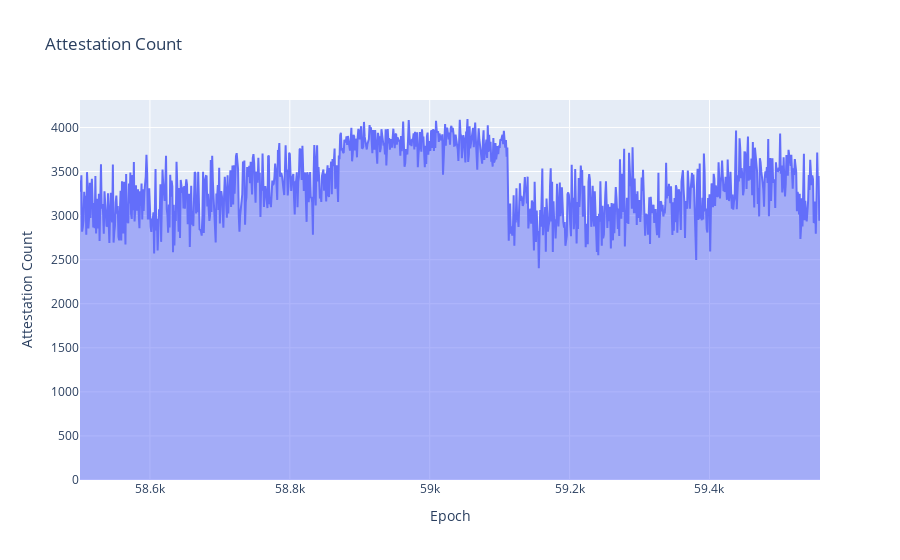

The code cell stored with this chart in its notebook:
### Markdown cell above
The first metric that we choose to analyze is attestation counts. One of the major implications of an increased number of orphaned blocks was that other blocks were overflowing with attestations, because of which it becomes interesting to see how the attestation counts changed over time.

### Code cell
fig = px.area(df, x="epoch", y="attestation_count", title='Attestation Count', labels = {'epoch': 'Epoch', 'attestation_count': 'Attestation Count'})
fig.show()

### Figure 1 — Plotly figure (JSON) as saved in the notebook; plotly's stock layout.template omitted (floating-point values rounded to 4 significant figures; data arrays with more than 128 entries replaced by an {"elided": "..."} marker saying what was removed)
{"data": [{"hovertemplate": "Epoch=%{x}<br>Attestation Count=%{y}<extra></extra>", "legendgroup": "", "line": {"color": "#636efa"}, "mode": "lines", "name": "", "orientation": "v", "showlegend": false, "stackgroup": "1", "type": "scatter", "x": {"elided": "1059 int values"}, "xaxis": "x", "y": {"elided": "1059 int values"}, "yaxis": "y"}], "layout": {"autosize": true, "legend": {"tracegroupgap": 0}, "title": {"text": "Attestation Count"}, "xaxis": {"anchor": "y", "autorange": true, "domain": [0, 1], "range": [58500, 59558], "title": {"text": "Epoch"}, "type": "linear"}, "yaxis": {"anchor": "x", "autorange": true, "domain": [0, 1], "range": [0, 4312.0], "title": {"text": "Attestation Count"}, "type": "linear"}}}
